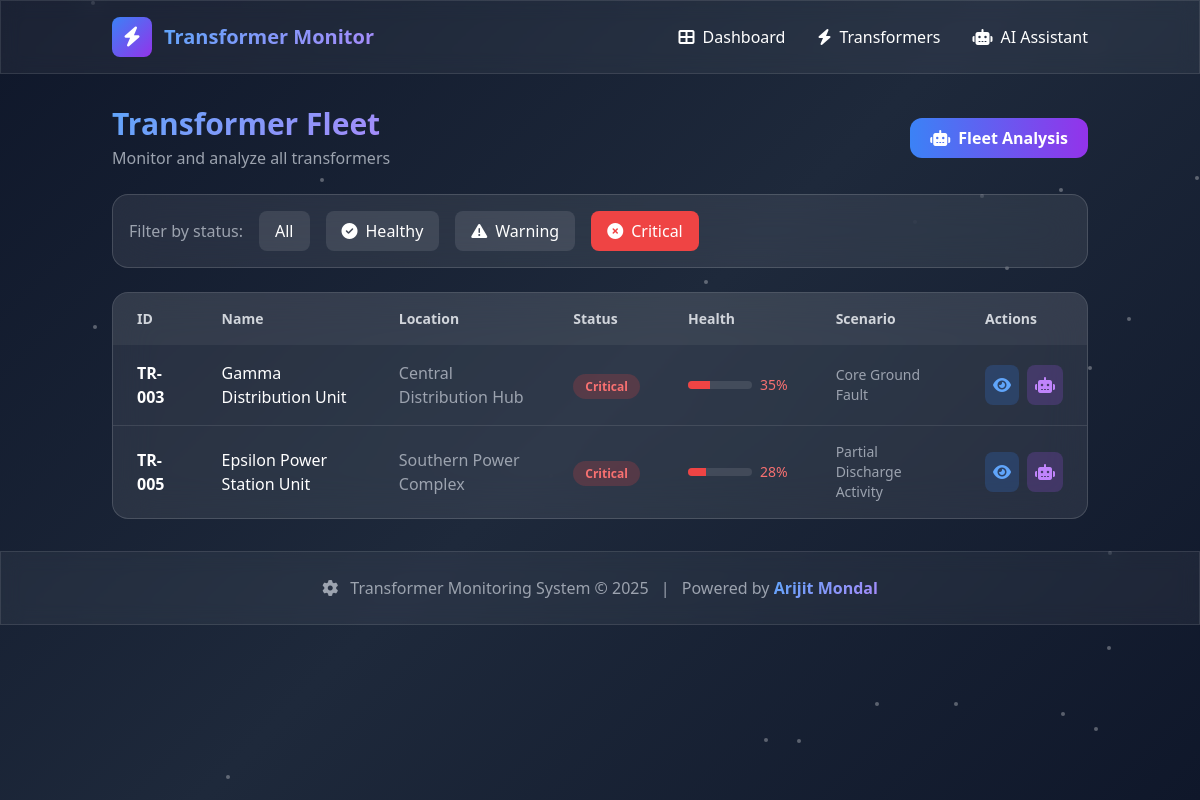
Page /transformers/?status=Critical on the committed database.
### monitoring/models.py (models this page shows, shortened)
class Transformer(models.Model):
    STATUS_CHOICES = [
        ('Healthy', 'Healthy'),
        ('Warning', 'Warning'),
        ('Critical', 'Critical'),
    ]
    transformer_id = models.CharField(max_length=20, unique=True)
    name = models.CharField(max_length=200)
    location = models.CharField(max_length=200)
    rating_mva = models.FloatField()
    voltage = models.CharField(max_length=50)
    age_years = models.IntegerField()
    status = models.CharField(max_length=20, choices=STATUS_CHOICES, default='Healthy')
    health_score = models.IntegerField(default=100)
    scenario = models.CharField(max_length=200, blank=True)
    description = models.TextField(blank=True)
    last_maintenance = models.DateField(null=True, blank=True)
    next_maintenance = models.DateField(null=True, blank=True)
    created_at = models.DateTimeField(auto_now_add=True)
    updated_at = models.DateTimeField(auto_now=True)
    class Meta:
        ordering = ['transformer_id']

### monitoring/views.py (the view)
# urls.py: path('transformers/', views.transformer_list, name='transformer_list'),
def transformer_list(request):
    status_filter = request.GET.get('status', '')
    transformers = Transformer.objects.all()
    if status_filter:
        transformers = transformers.filter(status=status_filter)
    context = {
        'transformers': transformers,
        'status_filter': status_filter,
    }
    return render(request, 'monitoring/transformer_list.html', context)

### monitoring/templates/monitoring/transformer_list.html (shortened to what this page needs)
{% extends 'monitoring/base.html' %}
{% block content %}
<div class="space-y-6">
    <div class="flex justify-between items-center">
        <div>
            <h1 class="text-3xl font-bold gradient-text">Transformer Fleet</h1>
            <p class="text-gray-400 mt-1">Monitor and analyze all transformers</p>
        </div>
        <a href="{% url 'monitoring:chat' %}" class="btn-glow bg-gradient-to-r from-blue-500 to-purple-600 px-5 py-2 rounded-xl font-semibold flex items-center space-x-2">
            <i class="fas fa-robot"></i>
            <span>Fleet Analysis</span>
        </a>
    </div>
    <div class="glass-card p-4">
        <div class="flex flex-wrap items-center gap-4">
            <span class="text-gray-400">Filter by status:</span>
            <a href="{% url 'monitoring:transformer_list' %}"
               class="px-4 py-2 rounded-lg {% if not status_filter %}bg-blue-500 text-white{% else %}bg-white/10 hover:bg-white/20{% endif %} transition-colors">
                All
            </a>
            <a href="?status=Healthy"
               class="px-4 py-2 rounded-lg {% if status_filter == 'Healthy' %}bg-green-500 text-white{% else %}bg-white/10 hover:bg-white/20{% endif %} transition-colors">
                <i class="fas fa-check-circle mr-2"></i>Healthy
            </a>
            <a href="?status=Warning"
               class="px-4 py-2 rounded-lg {% if status_filter == 'Warning' %}bg-yellow-500 text-white{% else %}bg-white/10 hover:bg-white/20{% endif %} transition-colors">
                <i class="fas fa-exclamation-triangle mr-2"></i>Warning
            </a>
            <a href="?status=Critical"
               class="px-4 py-2 rounded-lg {% if status_filter == 'Critical' %}bg-red-500 text-white{% else %}bg-white/10 hover:bg-white/20{% endif %} transition-colors">
                <i class="fas fa-times-circle mr-2"></i>Critical
            </a>
        </div>
    </div>
    <div class="glass-card overflow-hidden">
        <table class="w-full">
            <thead class="bg-white/5">
                <tr>
                    <th class="px-6 py-4 text-left text-sm font-semibold text-gray-300">ID</th>
                    <th class="px-6 py-4 text-left text-sm font-semibold text-gray-300">Name</th>
                    <th class="px-6 py-4 text-left text-sm font-semibold text-gray-300">Location</th>
                    <th class="px-6 py-4 text-left text-sm font-semibold text-gray-300">Status</th>
                    <th class="px-6 py-4 text-left text-sm font-semibold text-gray-300">Health</th>
                    <th class="px-6 py-4 text-left text-sm font-semibold text-gray-300">Scenario</th>
                    <th class="px-6 py-4 text-left text-sm font-semibold text-gray-300">Actions</th>
                </tr>
            </thead>
            <tbody class="divide-y divide-white/10">
                {% for t in transformers %}
                <tr class="hover:bg-white/5 transition-colors">
                    <td class="px-6 py-4">
                        <span class="font-semibold">{{ t.transformer_id }}</span>
                    </td>
                    <td class="px-6 py-4">{{ t.name }}</td>
                    <td class="px-6 py-4 text-gray-400">{{ t.location }}</td>
                    <td class="px-6 py-4">
                        <span class="px-3 py-1 rounded-full text-xs font-semibold
                            {% if t.status == 'Healthy' %}bg-green-500/20 text-green-400
                            {% elif t.status == 'Warning' %}bg-yellow-500/20 text-yellow-400
                            {% else %}bg-red-500/20 text-red-400{% endif %}">
                            {{ t.status }}
                        </span>
                    </td>
                    <td class="px-6 py-4">
                        <div class="flex items-center space-x-2">
                            <div class="w-16 h-2 bg-white/10 rounded-full overflow-hidden">
                                <div class="h-full {% if t.health_score >= 80 %}bg-green-500{% elif t.health_score >= 50 %}bg-yellow-500{% else %}bg-red-500{% endif %}"
                                     style="width: {{ t.health_score }}%"></div>
                            </div>
                            <span class="text-sm {% if t.health_score >= 80 %}text-green-400{% elif t.health_score >= 50 %}text-yellow-400{% else %}text-red-400{% endif %}">
                                {{ t.health_score }}%
                            </span>
                        </div>
                    </td>
                    <td class="px-6 py-4 text-sm text-gray-400">{{ t.scenario|truncatechars:30 }}</td>
                    <td class="px-6 py-4">
                        <div class="flex items-center space-x-2">
                            <a href="{% url 'monitoring:transformer_detail' t.transformer_id %}"
                               class="p-2 bg-blue-500/20 hover:bg-blue-500/40 rounded-lg transition-colors" title="Details">
                                <i class="fas fa-eye text-blue-400"></i>
                            </a>
                            <a href="{% url 'monitoring:transformer_chat' t.transformer_id %}"
                               class="p-2 bg-purple-500/20 hover:bg-purple-500/40 rounded-lg transition-colors" title="AI Chat">
                                <i class="fas fa-robot text-purple-400"></i>
                            </a>
                        </div>
                    </td>
                </tr>
                {% empty %}
                <tr>
                    <td colspan="7" class="px-6 py-12 text-center text-gray-500">
                        No transformers found
                    </td>
                </tr>
                {% endfor %}
            </tbody>
        </table>
    </div>
</div>
{% endblock %}

### monitoring/templates/monitoring/base.html (style rules this page uses)
:root { --primary: #3b82f6; --success: #10b981; --warning: #f59e0b; --danger: #ef4444; --dark: #1f2937; }
body { background: linear-gradient(135deg, #0f172a 0%, #1e293b 50%, #0f172a 100%); min-height: 100vh; }
.glass-card { background: rgba(255, 255, 255, 0.08); backdrop-filter: blur(20px); border: 1px solid rgba(255, 255, 255, 0.15); border-radius: 16px; transition: all 0.3s ease; opacity: 1 !important; visibility: visible !important; }
.gradient-text { background: linear-gradient(135deg, #60a5fa 0%, #a78bfa 50%, #f472b6 100%); -webkit-background-clip: text; -webkit-text-fill-color: transparent; background-size: 200% 200%; animation: gradient-shift 3s ease infinite; }
.btn-glow { position: relative; overflow: hidden; transition: all 0.3s ease; }
.btn-glow::before { content: ''; position: absolute; top: 0; left: -100%; width: 100%; height: 100%; background: linear-gradient(90deg, transparent, rgba(255,255,255,0.2), transparent); transition: left 0.5s ease; }

### rows in the picture
Transformer: transformer_id "TR-003", name "Gamma Distribution Unit", location "Central Distribution Hub", status "Critical", health_score "35", scenario "Core Ground Fault"
Transformer: transformer_id "TR-005", name "Epsilon Power Station Unit", location "Southern Power Complex", status "Critical", health_score "28", scenario "Partial Discharge Activity"
